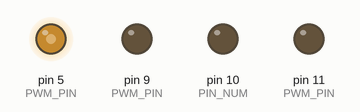
Simulated run of this sketch. Board: Arduino Mega 2560, built with avr-gcc and run on an emulated ATmega2560. On the bench: output pins drawn as LEDs (lit = HIGH).

Above: at 0.1 s.
Timing chart, 0 to 1.6 s (numbered marks = the images above):
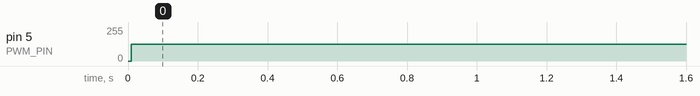

The sketch:

TestPWMReg.ino
```cpp
// Arduino Parameters
const int BAU_RAT = 1000000;            // Serial baud rate
const int ADC_NUM = 12;                 // Number of ADC pins available
const int PIN_NUM = 10;                 // Number of GPIO pins available
const int PWM_FRQ = 50;                 // PWM frequency
const int PRE_SCA = 256;                // Prescaler value
const int PAC_PAR = 5;                  // Maximum number of parameters in a packet
const char PAC_DEL = ',';               // Packet delimiter
const char PAC_TER = '\r';              // Packet terminator
const int PWM_PIN[] = {5, 9, 10, 11};   // PWM pins

// Arduino Commands
const String SendADCValuesString = "ADC";
const String SetGPIODirectionString = "PIN";
const String SetGPIODirectionInString = "IN";
const String SetGPIODirectionOutString = "OUT";
const String SetPWMDutyCycleString = "PWM";
const String SetFullStopString = "STP";
const String ErrorMessageString = "ERROR";
const String StartMessageString = "START";


// Start function
void setup() {
    int bits = 255;
    Serial.begin(BAU_RAT);

    pinMode(5, OUTPUT);
    pinMode(9, OUTPUT);
    pinMode(10, OUTPUT);
    pinMode(11, OUTPUT);

    TCCR1A &= ~bits;
    TCCR1B &= ~bits;
    TCCR3A &= ~bits;
    TCCR3B &= ~bits;

    TCCR1A = _BV(COM1A1) | _BV(COM1B1) | _BV(COM1C1);
    TCCR1B = _BV(WGM13) |  _BV(CS10);
    TCCR3A = _BV(COM3A1);
    TCCR3B = _BV(WGM33) | _BV(CS30);

    //Clock is set to clk/1
}


void loop() {

    int duty_cycle[] = {70,70,70,70};
    int frequency = PWM_FRQ;

      // Sets PWM frequency [F_CPU = 16 MHz]
    ICR1 = F_CPU / (2 * PRE_SCA * PWM_FRQ);
    ICR3 = 0xFFFF; //F_CPU / (2 * PRE_SCA * PWM_FRQ); //625
    // Sets PWM duty cycle
    OCR3A = 0x7FFF; //ICR3 * (duty_cycle[0] / 100.0); // 5
//    OCR1A = ICR1 * (duty_cycle[1] / 100.0); // 9
//    OCR1B = ICR1 * (duty_cycle[2] / 100.0); // 10
//    OCR1C = ICR1 * (duty_cycle[3] / 100.0); // 11

}
```

Measured:
- by itself, pin 5 (PWM_PIN): 0/255 → 127/255 at 0.01 s
